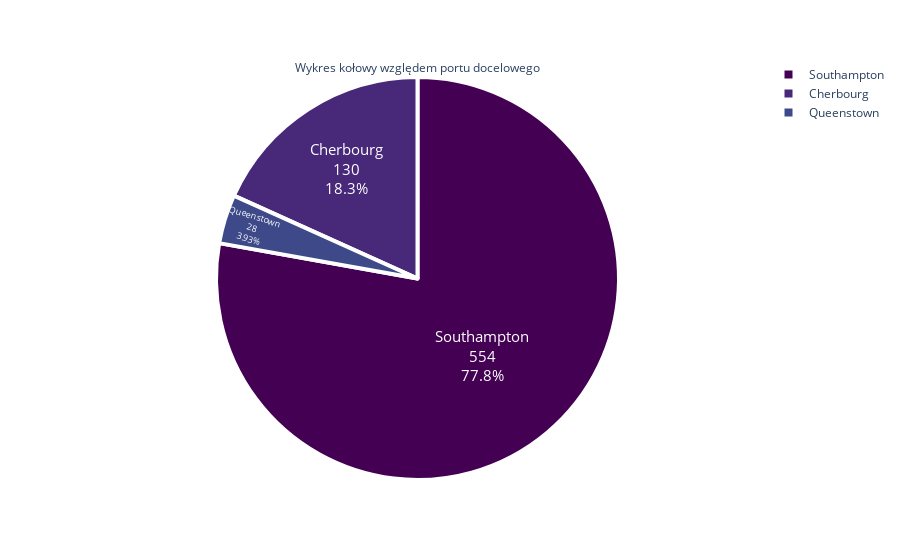

Source (notebook cell):
### Code cell
WykrKolowy([554,130,28],['Southampton','Cherbourg','Queenstown'],'Wykres kołowy względem portu docelowego')

### Figure 1 — Plotly figure (JSON) as saved in the notebook; plotly's stock layout.template omitted (floating-point values rounded to 4 significant figures)
{"data": [{"domain": {"x": [0, 1], "y": [0, 1]}, "hovertemplate": "label=%{label}<br>value=%{value}<extra></extra>", "labels": ["Southampton", "Cherbourg", "Queenstown"], "legendgroup": "", "marker": {"line": {"color": "#FFFFFF", "width": 4}}, "name": "", "showlegend": true, "textfont": {"size": 15}, "textinfo": "percent+label+value", "textposition": "inside", "title": {"text": "Wykres kołowy względem portu docelowego"}, "type": "pie", "values": [554, 130, 28]}], "layout": {"legend": {"tracegroupgap": 0}, "margin": {"t": 60}, "piecolorway": ["#440154", "#482878", "#3e4989", "#31688e", "#26828e", "#1f9e89", "#35b779", "#6ece58", "#b5de2b", "#fde725"]}}
